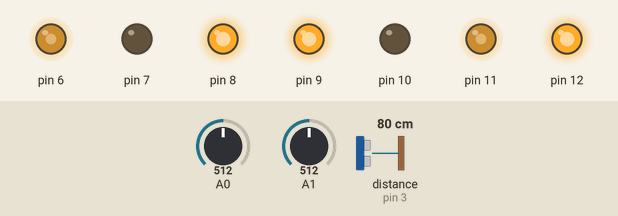
This sketch was run on a simulated Arduino Nano, built with avr-gcc and run on an emulated ATmega328P. Shown: output pins drawn as LEDs (lit = HIGH). Inputs (shaded band) come from the test bench; at power-on: A0 = 512, A1 = 512, distance to the obstacle (sensor on pin 3) 80 cm. The echo pulse lasts 58.3 µs per cm; pins used as bus, display or sensor lines are not drawn; what the sketch prints to the serial monitor is not drawn.

Above: at 11.2 s.
11.3 s: A0 set to 520
At 12.1 s:
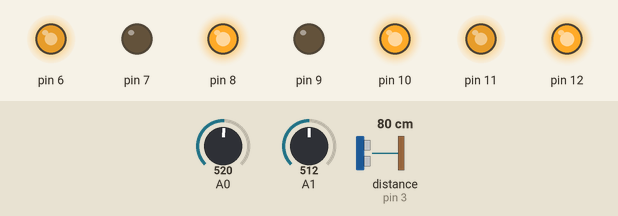
12.8 s: A1 set to 526
At 13.4 s:
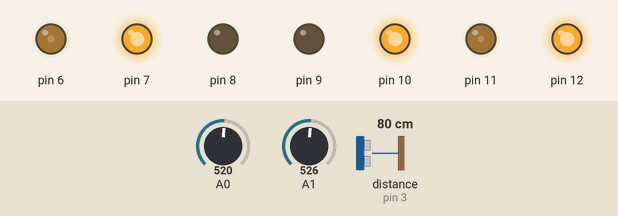
14.3 s: A0 set to 511
At 15.1 s:
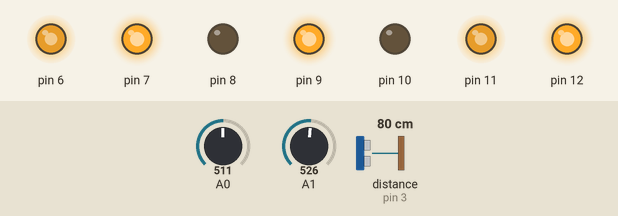
15.8 s: A0 set to 716
At 16.4 s:
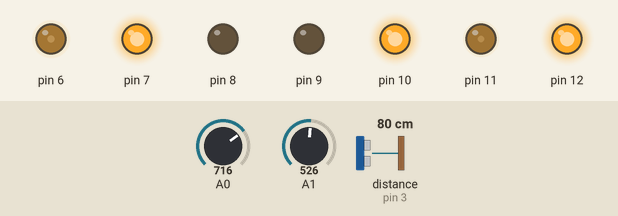
17.3 s: distance to the obstacle (sensor on pin 3) set to 24 cm
18.8 s: distance to the obstacle (sensor on pin 3) set to 20 cm
At 19.8 s:
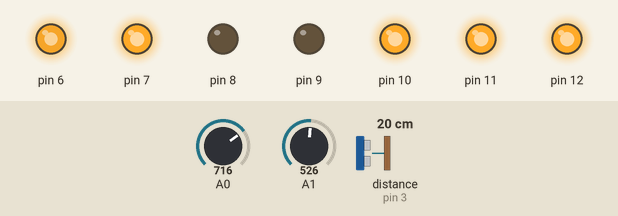
Timing chart, 0 to 21.3 s (numbered marks = the images above; inputs shaded):
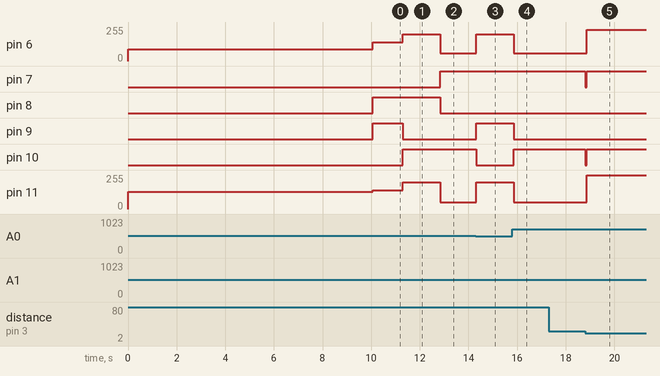

Measured:
- the behaviour switches between 512 and 513 on A0 (found by bisection; images 0 and 1)
- the behaviour switches between 512 and 513 on A1 (found by bisection; images 1 and 2)
- the behaviour switches between 22 and 21 cm on distance to the obstacle (sensor on pin 3) (found by bisection; images 4 and 5)
- after the input at 11.3 s, pin 6, pin 11: 140/255 → 200/255 at once; pin 9: HIGH → LOW at once; pin 10: LOW → HIGH at once
- after the input at 12.8 s, pin 6: 200/255 → 60/255 at once; pin 7: LOW → HIGH at once; pin 8: HIGH → LOW at once; pin 11: 200/255 → 50/255 at once
- after the input at 14.3 s, pin 6: 60/255 → 200/255 at once; pin 9: LOW → HIGH at once; pin 10: HIGH → LOW at once; pin 11: 50/255 → 200/255 at once
- after the input at 15.8 s, pin 6: 200/255 → 60/255 after 0.06 s; pin 9: HIGH → LOW after 0.06 s; pin 10: LOW → HIGH after 0.06 s; pin 11: 200/255 → 50/255 after 0.06 s
- after the input at 17.3 s, every drawn part: stays the same
- after the input at 18.8 s, pin 6: 60/255 → 235/255 after 0.05 s; pin 7, pin 10: HIGH → LOW at once, → HIGH 0.04 s later; pin 11: 50/255 → 255/255 after 0.05 s

The sketch:

sumo-code.ino
```cpp
/*
  SENSOR IR
  negro - HIGH
  blanco - LOW
*/
#include "motors.h"
#include "Ir.h"

#define IR_A 11
#define IR_B 4
#define TRIG_PIN 2
#define ECHO_PIN 3

Motors motors = Motors(11, 6, 9, 10, 7, 8);
//Motors motors = Motors(11, 6, 9, 10, 7, 8);
IR sensores[8] = { IR(A0), IR(A1), IR(A2), IR(A3), IR(A4), IR(A5), IR(A6), IR(A7) };
unsigned int distance;

bool back = false;
bool search = false;
bool attack = false;
bool last_turn = false;
bool sum = false;
short count_turn = 0;

bool state = false;
bool pressed = false;

const int BTN_PIN = 4;

void calibrar_sensores(IR (&sensores)[8], uint16_t pin, uint8_t n) {
  for (size_t i = 0; i < n; i++) {
    int blanco = sensores[i].calibrar_color(pin);
    delay(1500);
    int negro = sensores[i].calibrar_color(pin);

    if (blanco < negro) {
      sensores[i].set_white(blanco);
      Serial.println(blanco);
    } else {
      sensores[i].set_white(negro);
      Serial.println(negro);
    }
  }
}


void setup() {
  Serial.begin(9600);

  pinMode(BTN_PIN, INPUT);

  pinMode(TRIG_PIN, OUTPUT);
  pinMode(ECHO_PIN, INPUT);
  pinMode(12, HIGH);

  motors.init();
  motors.config_direction(1, 0);
  digitalWrite(12, HIGH);

  motors.set_pwa(130);
  motors.set_pwb(90);

  calibrar_sensores(sensores, 13, 2);
  for (int i = 0; i < 2; i++)
  {
    Serial.print("Sensor ");
    Serial.print(i);
    Serial.print(": ");
    Serial.println(sensores[i].get_white());
  }

    // SON 5
  delay(1000);
}

void loop() {
  // go to backward
  if (!sensores[0].value() && !sensores[1].value()) {
    backward();
    attack = false;
    sum = 0;
  }
  // turn right
  else if (!sensores[0].value() && sensores[1].value()) {
    turn_right();
    attack = false;
    last_turn = true;
    sum++;
  }
  // turn left
  else if (sensores[0].value() && !sensores[1].value()) {
    turn_left();
    attack = false;
    last_turn = false;
    sum++;
  }
  // go to forward
  else {
    ult_sensor();

    if (attack) {
      motors.set_pwa(255);
      motors.set_pwb(235);
      motors.forward();
      count_turn = 0;

      if (distance > 30) {
        attack = false;
      }
    }
    else if (enemy_in_distance()) {
      before_attack();
    }
    else {
      if (count_turn >= 3) {
        bool next = false;
        count_turn = 0;
        motors.set_pwa(150);
        motors.set_pwb(150);

        if (last_turn) {
          motors.A_forward();
          motors.B_backward();
          delay(100);
        }
        else {
          motors.B_forward();
          motors.A_backward();
          delay(100);
        }
      }
      else {
        motors.set_pwa(50); //100
        motors.set_pwb(60); // 90
        motors.forward();
      }
    }
  }
}

void backward() {
  back = true;
  motors.set_pwa(140);
  motors.set_pwb(140);
  motors.backward();

  if (sensores[0].value() || sensores[1].value()) {
    motors.set_pwa(100);
    motors.set_pwb(100);
    if (sensores[0].value() && sensores[1].value()) {
      back = false;
    }
    else if (sensores[0].value()) {
      motors.A_backward();
      motors.B_forward();
      delay(100);
    }
    else {
      motors.A_forward();
      motors.B_backward();
      delay(100);
    }
  }
}

void turn_right() {
  motors.set_pwa(200);
  motors.set_pwb(200);
  motors.A_backward();
  motors.B_forward();
  delay(100);
}

void turn_left() {
  motors.set_pwa(200);
  motors.set_pwb(200);
  motors.B_backward();
  motors.A_forward();
  delay(100);
}

void ult_sensor() {
  delay(10);
  digitalWrite(TRIG_PIN, LOW);
  delayMicroseconds(2);

  digitalWrite(TRIG_PIN, HIGH);
  delayMicroseconds(10);
  digitalWrite(TRIG_PIN, LOW);

  distance = pulseIn(ECHO_PIN, HIGH) * 0.034/2;
}

bool enemy_in_distance() {
  ult_sensor();
  return distance <= 20;
}

void before_attack() {
  motors.stop();
  uint16_t p = distance;
  delay(20);
  ult_sensor();

  if (p <= distance) attack = true;
  else search = true;
}
```

Ir.cpp
```cpp
#include <Arduino.h>
#include "Ir.h"

IR::IR(const uint8_t p) {
  pin = p;
}

bool IR::value() {
  //delay(10);
  return analogRead(pin) > white;
}

uint16_t IR::get_white() {
  return white;
}

void IR::set_white(int valor)
{
  white = valor;
}

int IR::calibrar_color(uint16_t pin_led)
{
  const int numLecturas = 150;
  long sumaLecturas = 0;
  int lecturaPromedio = 0;
  digitalWrite(pin_led, HIGH);

  for (int i = 0; i < numLecturas; i++)
  {
    sumaLecturas += analogRead(pin);
    delay(10);
  }

  lecturaPromedio = sumaLecturas / numLecturas;
  digitalWrite(pin_led, LOW);
  return lecturaPromedio;
}
```

Ir.h
```cpp
#ifndef IR_H
#define IR_H

class IR {
  private:
    const uint8_t N = 10;
    uint8_t pin;
    uint16_t white;

  public:
    bool is_calibrated = false;

    IR(const uint8_t p);
    bool value();
    uint16_t get_white();
    void set_white(int valor);
    int calibrar_color(uint16_t pin_led);
};

#endif
```

motors.cpp
```cpp
#include "HardwareSerial.h"
#include <Arduino.h>
#include "motors.h"

Motors::Motors(uint8_t PWA, uint8_t PWB, uint8_t AIN1, uint8_t AIN2, uint8_t BIN1, uint8_t BIN2) {
  pwa = PWA;
  pwb = PWB;
  ain1 = AIN1;
  ain2 = AIN2;
  bin1 = BIN1;
  bin2 = BIN2;
}

void Motors::init() {
  pinMode(pwa, OUTPUT);
  pinMode(pwb, OUTPUT);

  pinMode(ain1, OUTPUT);
  pinMode(ain2, OUTPUT);
  pinMode(bin1, OUTPUT);
  pinMode(bin2, OUTPUT);

  Serial.println("[M] Configured motor pins.");
}

void Motors::config_direction(uint8_t A, uint8_t B) {
  if (A) {
    A_direction[0] = ain2;
    A_direction[1] = ain1;
  }
  else {
    A_direction[0] = ain1;
    A_direction[1] = ain2;
  }

  if (B) {
    B_direction[0] = bin2;
    B_direction[1] = bin1;
  }
  else {
    B_direction[0] = bin1;
    B_direction[1] = bin2;
  }
}

void Motors::set_pwa(uint16_t vel) {
  analogWrite(pwa, vel);
}

void Motors::set_pwb(uint16_t vel) {
  analogWrite(pwb, vel);
}

void Motors::forward() {
  A_forward();
  B_forward();
}

void Motors::backward() {
  A_backward();
  B_backward();
}

void Motors::A_forward() {
  digitalWrite(A_direction[0], HIGH);
  digitalWrite(A_direction[1], LOW);
}

void Motors::B_forward() {
  digitalWrite(B_direction[0], HIGH);
  digitalWrite(B_direction[1], LOW);
}

void Motors::A_backward() {
  digitalWrite(A_direction[0], LOW);
  digitalWrite(A_direction[1], HIGH);
}

void Motors::B_backward() {
  digitalWrite(B_direction[0], LOW);
  digitalWrite(B_direction[1], HIGH);
}

void Motors::A_stop() {
  digitalWrite(A_direction[0], LOW);
  digitalWrite(A_direction[1], LOW);
}

void Motors::B_stop() {
  digitalWrite(B_direction[0], LOW);
  digitalWrite(B_direction[1], LOW);
}

void Motors::stop() {
  A_stop();
  B_stop();
}
```

motors.h
```cpp
#ifndef MOTORS_H
#define MOTORS_H

#include <Arduino.h>

class Motors {
  private:
    uint8_t A_direction[2];
    uint8_t B_direction[2];

    uint8_t pwa;
    uint8_t pwb;
    uint8_t ain1;
    uint8_t ain2;
    uint8_t bin1;
    uint8_t bin2;

  public:
    Motors(uint8_t PWA, uint8_t PWB, uint8_t AIN1, uint8_t AIN2, uint8_t BIN1, uint8_t BIN2);

    void init();
    void config_direction(uint8_t A, uint8_t B);

    void set_pwa(uint16_t vel);
    void set_pwb(uint16_t vel);

    void forward();
    void backward();
    void A_forward();
    void B_forward();
    void A_backward();
    void B_backward();
    void A_stop();
    void B_stop();
    void stop();
};


#endif
```
